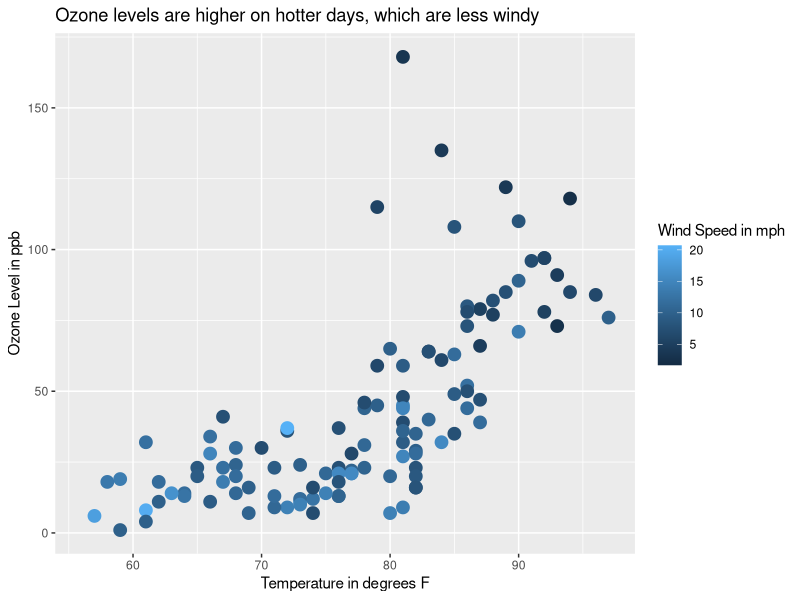
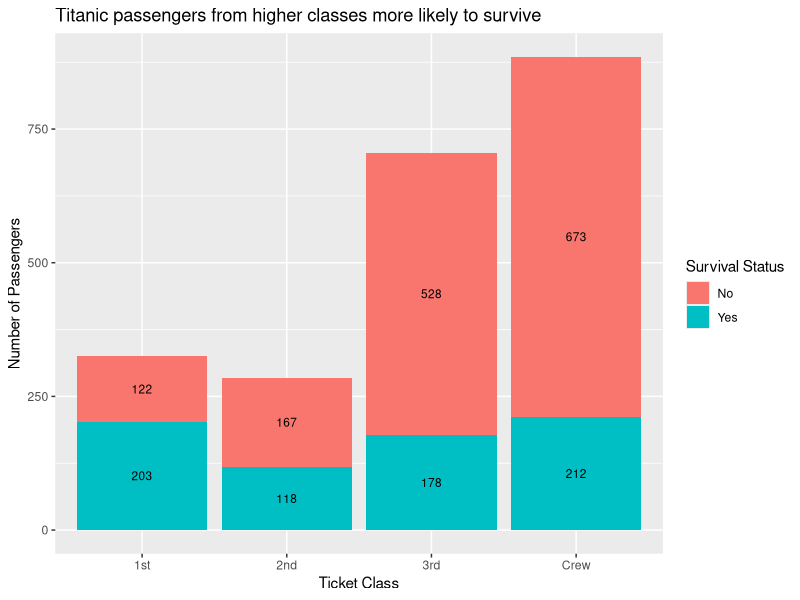
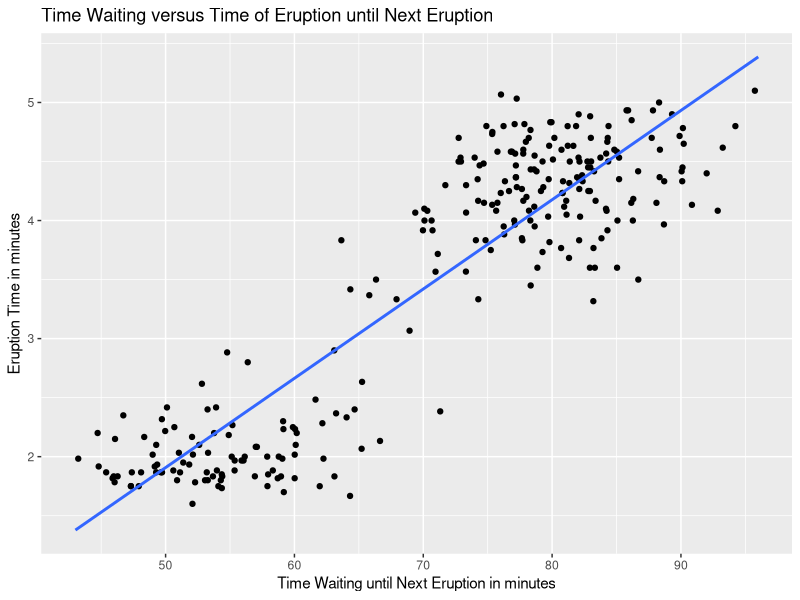
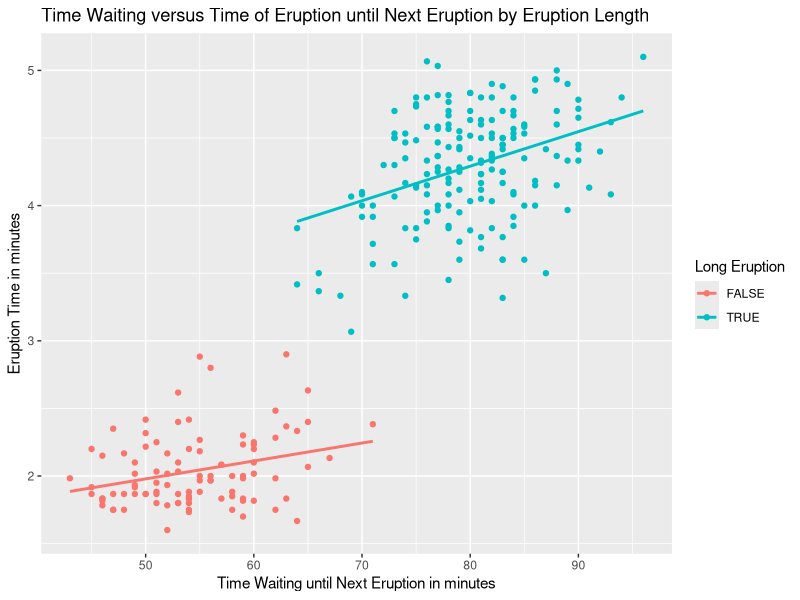
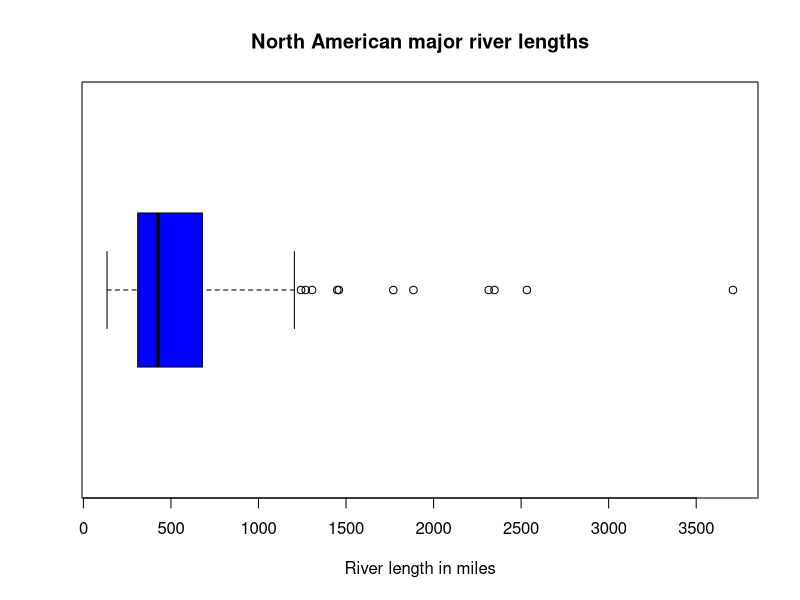
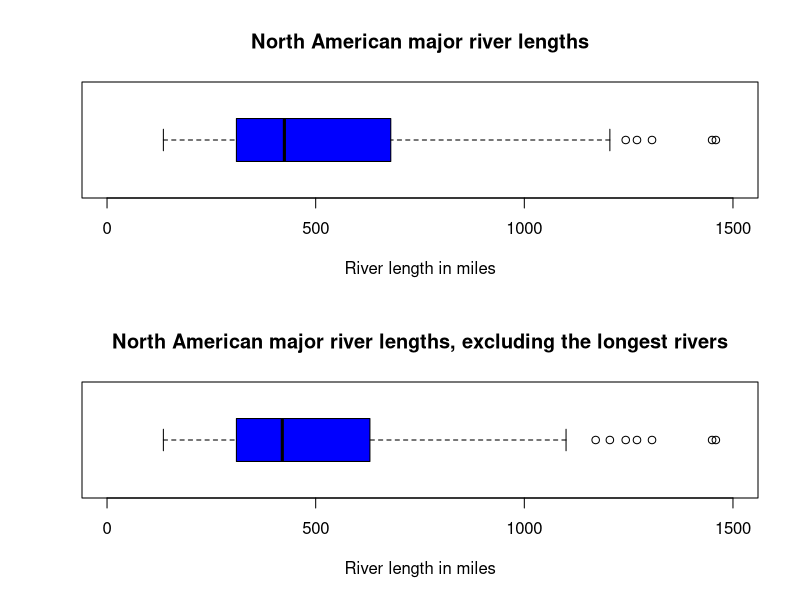

R code for these plots, in order:
## ---- chunk 1
knitr::opts_chunk$set(echo = FALSE, warning=FALSE)
library(tidyverse)
library(knitr)
## ---- chunk 2
ggplot(data = airquality, size = 4) +
  geom_point(mapping = aes(x = Temp, y= Ozone, color=Wind), size=4)+
  labs(title = "Ozone levels are higher on hotter days, which are less windy", y = "Ozone Level in ppb", x = "Temperature in degrees F", color = "Wind Speed in mph")
## ---- chunk 3
air.81 <- airquality %>%
  filter(Temp==81)%>%
  arrange(Ozone) 
air.81 %>%
  kable()
## ---- chunk 4
Titanic %>% as.data.frame() %>%
  group_by(Survived) %>%
  summarize(sum = sum(Freq)) %>%
  kable()
Titanic %>% as.data.frame() %>%
  group_by(Class,Survived) %>%
  summarize(sum = sum(Freq)) %>%
  ggplot(aes(x=Class,y=sum,fill=Survived,label=sum))+
  geom_col()+
  labs(title="Titanic passengers from higher classes more likely to survive", x="Ticket Class", y="Number of Passengers", fill="Survival Status")+
  geom_text(size = 3, position = position_stack(vjust = 0.5))
## ---- chunk 5
ggplot(data = faithful) +
  geom_jitter(mapping = aes(y = eruptions, x = waiting)) +
  geom_smooth(mapping = aes(y = eruptions, x = waiting),method="lm",se=FALSE) +
  labs(title="Time Waiting versus Time of Eruption until Next Eruption",y="Eruption Time in minutes",x="Time Waiting until Next Eruption in minutes")
## ---- chunk 6
faithful %>%
  mutate(long.eruption=(eruptions>3)) %>%
  ggplot(mapping = aes(y = eruptions, x = waiting, color = long.eruption)) +
  geom_point()+
  geom_smooth(method = "lm", se = FALSE)+
  labs(title="Time Waiting versus Time of Eruption until Next Eruption by Eruption Length",y="Eruption Time in minutes",x="Time Waiting until Next Eruption in minutes", color="Long Eruption")
faithful %>%
  mutate(long.eruption=(eruptions>3)) %>%
  group_by(long.eruption) %>%
  summarise(mean.eruption = mean(eruptions), mean.wait = mean (waiting))%>%
  kable()
# faithful %>%
#   mutate(long.eruption=(eruptions>3)) %>%
#   ggplot(mapping = aes(y = eruptions, x = waiting, color = long.eruption)) +
#   geom_point()
## ---- chunk 7
rivers %>% as.data.frame() %>%
  arrange() %>%
  boxplot(main = "North American major river lengths", xlab="River length in miles", col="blue",horizontal=TRUE)
#mean(rivers)
## ---- chunk 8
short.rivers <- rivers %>% as.data.frame() %>%
  arrange() %>%
  filter(rivers<2000)
#mean(short.rivers[,1])
par(mfcol = c(2,1))
boxplot(rivers,main = "North American major river lengths", xlab="River length in miles", col="blue",horizontal=TRUE,ylim=c(0,1500))
boxplot(short.rivers,main = "North American major river lengths, excluding the longest rivers", xlab="River length in miles", col="blue",horizontal=TRUE,ylim=c(0,1500))
